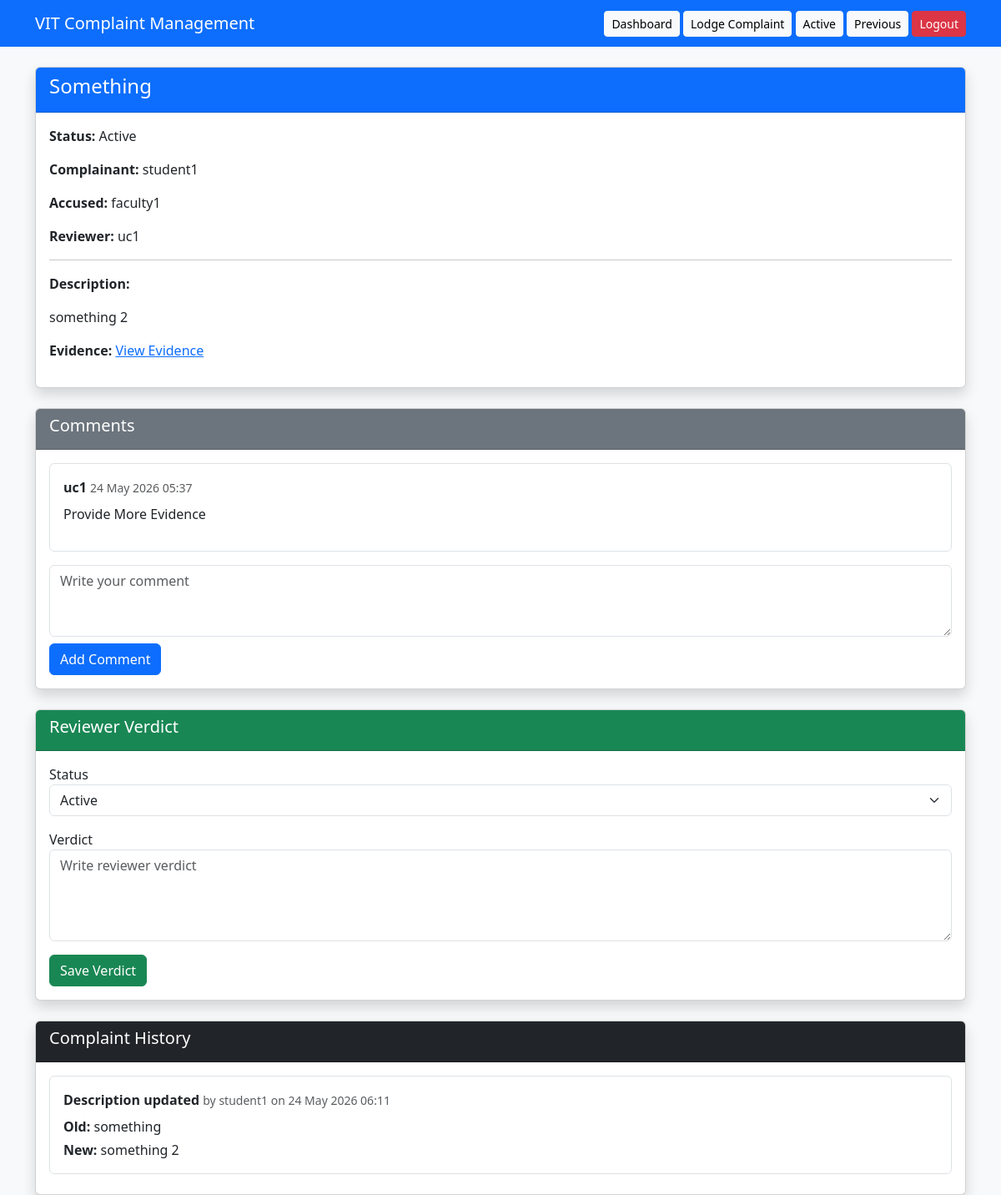
/complaint/1/ (signed in), run on the app's committed database.
### complaints/models.py (models this page shows, shortened)
class Complaint(models.Model):
    STATUS_CHOICES = [
        ('active', 'Active'),
        ('under_review', 'Under Review'),
        ('resolved', 'Resolved'),
        ('rejected', 'Rejected'),
        ('closed', 'Closed'),
    ]
    title = models.CharField(max_length=200)
    description = models.TextField()
    complainant = models.ForeignKey(
        User,
        on_delete=models.CASCADE,
        related_name='complaints_made'
    )
    accused = models.ForeignKey(
        User,
        on_delete=models.CASCADE,
        related_name='complaints_against'
    )
    reviewer = models.ForeignKey(
        User,
        on_delete=models.CASCADE,
        related_name='complaints_to_review'
    )
    evidence = models.FileField(
        upload_to='evidence/',
        blank=True,
        null=True
    )
    status = models.CharField(
        max_length=30,
        choices=STATUS_CHOICES,
        default='active'
    )
    verdict = models.TextField(blank=True, null=True)
    created_at = models.DateTimeField(auto_now_add=True)
    updated_at = models.DateTimeField(auto_now=True)

class ComplaintComment(models.Model):
    complaint = models.ForeignKey(
        Complaint,
        on_delete=models.CASCADE,
        related_name='comments'
    )
    user = models.ForeignKey(User, on_delete=models.CASCADE)
    comment = models.TextField()
    created_at = models.DateTimeField(auto_now_add=True)

class ComplaintHistory(models.Model):
    complaint = models.ForeignKey(
        Complaint,
        on_delete=models.CASCADE,
        related_name='history'
    )
    changed_by = models.ForeignKey(
        User,
        on_delete=models.CASCADE
    )
    action = models.CharField(max_length=100)
    old_value = models.TextField(blank=True, null=True)
    new_value = models.TextField(blank=True, null=True)
    created_at = models.DateTimeField(auto_now_add=True)

### complaints/views.py (the view, shortened to what this page needs)
# urls.py: path('complaint/<int:complaint_id>/', views.complaint_detail, name='complaint_detail'),
@login_required
def complaint_detail(request, complaint_id):
    complaint = get_object_or_404(Complaint, id=complaint_id)
    is_allowed = (
        complaint.complainant == request.user or
        complaint.reviewer == request.user or
        complaint.accused == request.user
    )
    if not is_allowed:
        messages.error(request, "You are not allowed to view this complaint.")
        return redirect('dashboard')
    comment_form = CommentForm()
    verdict_form = VerdictForm(instance=complaint)
    can_view_history = (
        complaint.complainant == request.user or
        complaint.reviewer == request.user
    )
    can_edit_complaint = (
        complaint.complainant == request.user and
        complaint.status not in ['resolved', 'rejected', 'closed']
    )
    context = {
        'complaint': complaint,
        'comment_form': comment_form,
        'verdict_form': verdict_form,
        'is_reviewer': complaint.reviewer == request.user,
        'is_accused': complaint.accused == request.user,
        'is_complainant': complaint.complainant == request.user,
        'can_view_history': can_view_history,
        'can_edit_complaint': can_edit_complaint,
    }
    return render(request, 'complaints/complaint_detail.html', context)

### complaints/forms.py
class CommentForm(forms.ModelForm):
    class Meta:
        model = ComplaintComment
        fields = ['comment']
        widgets = {
            'comment': forms.Textarea(attrs={
                'class': 'form-control',
                'rows': 3,
                'placeholder': 'Write your comment'
            }),
        }

class VerdictForm(forms.ModelForm):
    class Meta:
        model = Complaint
        fields = ['status', 'verdict']
        widgets = {
            'status': forms.Select(attrs={
                'class': 'form-select'
            }),
            'verdict': forms.Textarea(attrs={
                'class': 'form-control',
                'rows': 4,
                'placeholder': 'Write reviewer verdict'
            }),
        }

### complaints/templates/complaints/complaint_detail.html (shortened to what this page needs)
{% extends 'complaints/base.html' %}
{% block content %}
<div class="card shadow mb-4">
    <div class="card-header bg-primary text-white">
        <h4>{{ complaint.title }}</h4>
    </div>
    <div class="card-body">
        <p><strong>Status:</strong> {{ complaint.get_status_display }}</p>
        {% if not is_accused %}
            <p><strong>Complainant:</strong> {{ complaint.complainant.username }}</p>
        {% else %}
            <p><strong>Complainant:</strong> Hidden for privacy</p>
        {% endif %}
        <p><strong>Accused:</strong> {{ complaint.accused.username }}</p>
        <p><strong>Reviewer:</strong> {{ complaint.reviewer.username }}</p>
        <hr>
        <p><strong>Description:</strong></p>
        <p>{{ complaint.description }}</p>
        {% if complaint.evidence %}
            <p>
                <strong>Evidence:</strong>
                <a href="{{ complaint.evidence.url }}" target="_blank">
                    View Evidence
                </a>
            </p>
        {% else %}
            <p><strong>Evidence:</strong> No evidence uploaded</p>
        {% endif %}
    </div>
</div>
<div class="card shadow mb-4">
    <div class="card-header bg-secondary text-white">
        <h5>Comments</h5>
    </div>
    <div class="card-body">
        {% for comment in complaint.comments.all %}
            <div class="border rounded p-3 mb-2">
                {% if is_accused and comment.user == complaint.complainant %}
                    <strong>Complainant:</strong> Hidden
                {% else %}
                    <strong>{{ comment.user.username }}</strong>
                {% endif %}
                <small class="text-muted">
                    {{ comment.created_at|date:"d M Y H:i" }}
                </small>
                <p class="mt-2">{{ comment.comment }}</p>
            </div>
        {% empty %}
            <p>No comments yet.</p>
        {% endfor %}
        {% if not is_accused %}
            <form method="post" class="mt-3">
                {{ comment_form.comment }}
                <button type="submit" name="add_comment" class="btn btn-primary mt-2">
                    Add Comment
                </button>
            </form>
        {% endif %}
    </div>
</div>
{% if is_reviewer %}
<div class="card shadow">
    <div class="card-header bg-success text-white">
        <h5>Reviewer Verdict</h5>
    </div>
    <div class="card-body">
        <form method="post">
            <div class="mb-3">
                <label>Status</label>
                {{ verdict_form.status }}
            </div>
            <div class="mb-3">
                <label>Verdict</label>
                {{ verdict_form.verdict }}
            </div>
            <button type="submit" name="update_verdict" class="btn btn-success">
                Save Verdict
            </button>
        </form>
    </div>
</div>
{% endif %}
{% if can_view_history %}
<div class="card shadow mt-4">
    <div class="card-header bg-dark text-white">
        <h5>Complaint History</h5>
    </div>
    <div class="card-body">
        {% for item in complaint.history.all %}
            <div class="border rounded p-3 mb-2">
                <strong>{{ item.action }}</strong>
                <small class="text-muted">
                    by {{ item.changed_by.username }} on {{ item.created_at|date:"d M Y H:i" }}
                </small>
                {% if item.old_value %}
                    <p class="mb-1 mt-2">
                        <strong>Old:</strong> {{ item.old_value }}
                    </p>
                {% endif %}
                {% if item.new_value %}
                    <p class="mb-0">
                        <strong>New:</strong> {{ item.new_value }}
                    </p>
                {% endif %}
            </div>
        {% empty %}
            <p>No history recorded yet.</p>
        {% endfor %}
    </div>
</div>
{% endif %}
{% endblock %}

### complaints/templates/complaints/base.html (shortened to what this page needs)
<!DOCTYPE html>
<html>
<head>
    <link href="https://cdn.jsdelivr.net/npm/bootstrap@5.3.3/dist/css/bootstrap.min.css" rel="stylesheet">
</head>
<body class="bg-light">
<nav class="navbar navbar-expand-lg navbar-dark bg-primary">
    <div class="container">
        <a class="navbar-brand" href="{% url 'dashboard' %}">
            VIT Complaint Management
        </a>
        {% if user.is_authenticated %}
        <div>
            <a class="btn btn-light btn-sm" href="{% url 'dashboard' %}">Dashboard</a>
            <a class="btn btn-light btn-sm" href="{% url 'lodge_complaint' %}">Lodge Complaint</a>
            <a class="btn btn-light btn-sm" href="{% url 'active_complaints' %}">Active</a>
            <a class="btn btn-light btn-sm" href="{% url 'previous_complaints' %}">Previous</a>
            <form method="post" action="{% url 'logout' %}" style="display:inline;">
                <button type="submit" class="btn btn-danger btn-sm">
                    Logout
                </button>
            </form>
        </div>
        {% endif %}
    </div>
</nav>
<div class="container mt-4">
    {% block content %}
    {% endblock %}
</div>
</body>
</html>

### data on the page
Complaint: title "Something", status "Active", complainant.username "student1", accused.username "faculty1", reviewer.username "uc1", description "something 2"
ComplaintComment: user.username "uc1", created_at "24 May 2026 05:37", comment "Provide More Evidence"
ComplaintHistory: action "Description updated", changed_by.username "student1", created_at "24 May 2026 06:11", old_value "something", new_value "something 2"
